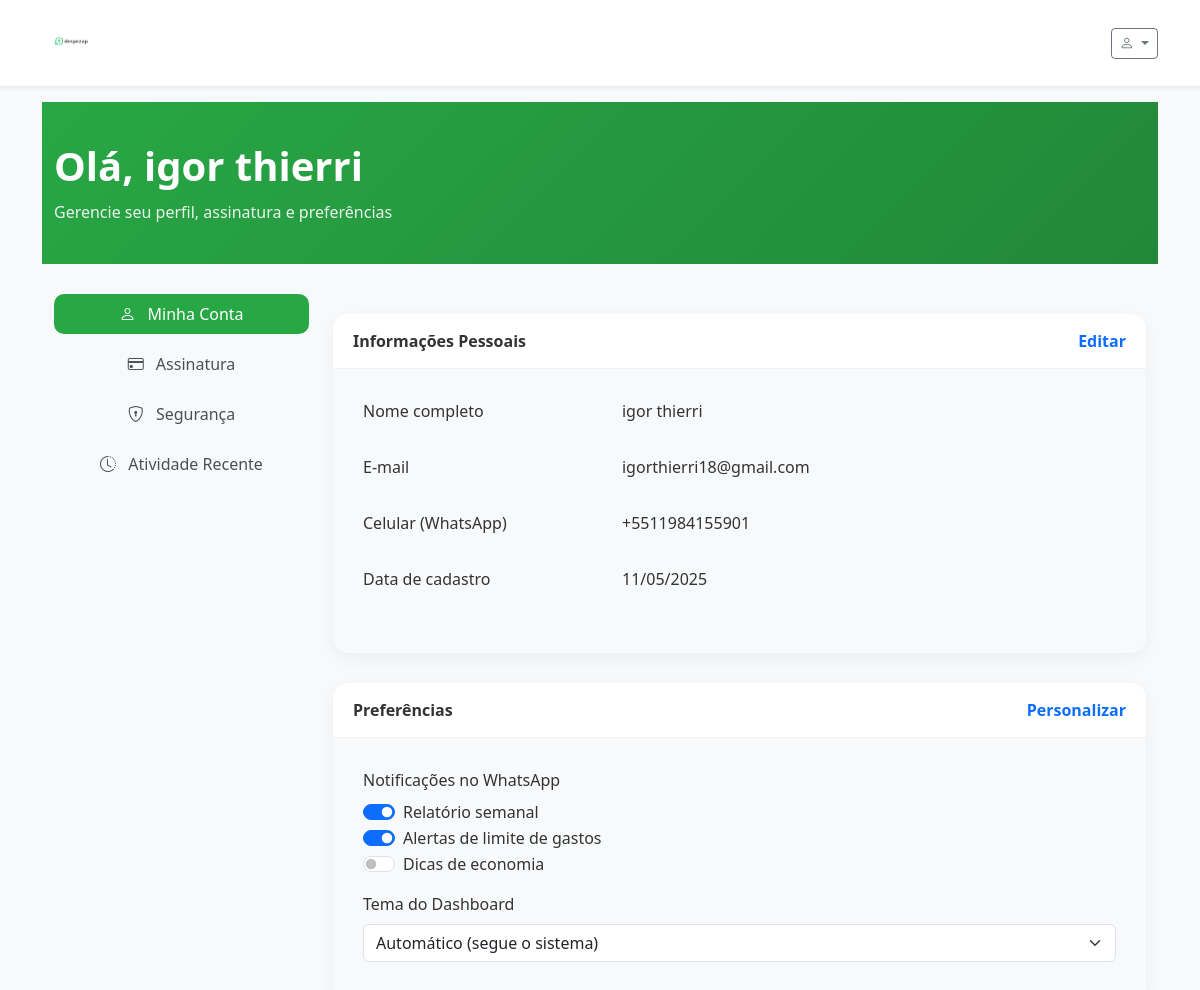
The app's page /perfil (signed in) with its own data.
### tables this page shows
CREATE TABLE usuarios (
        id INTEGER PRIMARY KEY AUTOINCREMENT,
        celular TEXT UNIQUE,
        nome TEXT,
        email TEXT UNIQUE,
        senha TEXT,
        data_criacao TEXT,
        ultimo_acesso TEXT,
        plano TEXT DEFAULT 'gratuito',
        data_assinatura TEXT,
        data_vencimento TEXT,
        ativo INTEGER DEFAULT 1
    );

### rotas/web_rotas.py (the view)
@web_bp.route('/perfil', methods=['GET'])
@login_required
def perfil():
    from config import Config
    usuario_id = session.get('usuario_id')
    usuario_model = Usuario(Config.DATABASE)
    usuario = usuario_model.buscar_por_id(usuario_id)
    if not usuario:
        flash('Usuário não encontrado.', 'error')
        return redirect(url_for('web.logout'))
    if usuario.get('data_criacao'):
        data_criacao = datetime.strptime(usuario['data_criacao'], "%Y-%m-%d %H:%M:%S")
        usuario['data_criacao'] = data_criacao.strftime("%d/%m/%Y")
    return render_template(
        'perfil.html',
        app_name=Config.APP_NAME,
        usuario=usuario
    )

### app.py (called while the page is built)
@app.context_processor
def inject_today():
    return {'today': datetime.now()}

### database/models.py (called while the page is built)
    def buscar_por_id(self, usuario_id):
        conn = sqlite3.connect(self.db_path)
        conn.row_factory = sqlite3.Row
        cursor = conn.cursor()
        cursor.execute("SELECT * FROM usuarios WHERE id = ?", (usuario_id,))
        usuario = cursor.fetchone()
        conn.close()
        return dict(usuario) if usuario else None

### rotas/web_rotas.py (called while the page is built)
def login_required(f):
    @wraps(f)
    def decorated_function(*args, **kwargs):
        if 'usuario_id' not in session:
            return redirect(url_for('web.login', next=request.url))
        return f(*args, **kwargs)
    return decorated_function

### templates/perfil.html (shortened to what this page needs)
{% extends 'base.html' %}
{% block content %}
<div class="profile-header">
    <div class="container">
        <h1>Olá, {{ usuario.nome }}</h1>
        <p>Gerencie seu perfil, assinatura e preferências</p>
    </div>
</div>
<div class="container">
    <div class="row">
        <div class="col-md-3">
            <div class="nav flex-column nav-pills" id="profile-tabs" role="tablist">
                <button class="nav-link active" id="account-tab" data-bs-toggle="pill" data-bs-target="#account" type="button" role="tab">
                    <i class="bi bi-person me-2"></i> Minha Conta
                </button>
                <button class="nav-link" id="subscription-tab" data-bs-toggle="pill" data-bs-target="#subscription" type="button" role="tab">
                    <i class="bi bi-credit-card me-2"></i> Assinatura
                </button>
                <button class="nav-link" id="security-tab" data-bs-toggle="pill" data-bs-target="#security" type="button" role="tab">
                    <i class="bi bi-shield-lock me-2"></i> Segurança
                </button>
                <button class="nav-link" id="activity-tab" data-bs-toggle="pill" data-bs-target="#activity" type="button" role="tab">
                    <i class="bi bi-clock-history me-2"></i> Atividade Recente
                </button>
            </div>
        </div>
        <div class="col-md-9">
            <div class="tab-content" id="profile-tabsContent">
                <div class="tab-pane fade show active" id="account" role="tabpanel" aria-labelledby="account-tab">
                    <div class="profile-card">
                        <div class="card-header">
                            <span>Informações Pessoais</span>
                            <a href="#" class="text-decoration-none" id="btn-editar-perfil">Editar</a>
                        </div>
                        <div class="card-body">
                            <div id="perfil-info">
                                <div class="row mb-3">
                                    <div class="col-md-4">
                                        <p class="form-label">Nome completo</p>
                                    </div>
                                    <div class="col-md-8">
                                        <p>{{ usuario.nome }}</p>
                                    </div>
                                </div>
                                <div class="row mb-3">
                                    <div class="col-md-4">
                                        <p class="form-label">E-mail</p>
                                    </div>
                                    <div class="col-md-8">
                                        <p>{{ usuario.email }}</p>
                                    </div>
                                </div>
                                <div class="row mb-3">
                                    <div class="col-md-4">
                                        <p class="form-label">Celular (WhatsApp)</p>
                                    </div>
                                    <div class="col-md-8">
                                        <p>{{ usuario.celular }}</p>
                                    </div>
                                </div>
                                <div class="row mb-3">
                                    <div class="col-md-4">
                                        <p class="form-label">Data de cadastro</p>
                                    </div>
                                    <div class="col-md-8">
                                        <p>{{ usuario.data_criacao | default('01/01/2023') }}</p>
                                    </div>
                                </div>
                            </div>
                        </div>
                    </div>
                    <div class="profile-card">
                        <div class="card-header">
                            <span>Preferências</span>
                            <a href="#" class="text-decoration-none">Personalizar</a>
                        </div>
                        <div class="card-body">
                            <div class="mb-3">
                                <label class="form-label">Notificações no WhatsApp</label>
                                <div class="form-check form-switch">
                                    <input class="form-check-input" type="checkbox" id="notificacao-relatorio" checked>
                                    <label class="form-check-label" for="notificacao-relatorio">Relatório semanal</label>
                                </div>
                                <div class="form-check form-switch">
                                    <input class="form-check-input" type="checkbox" id="notificacao-limite" checked>
                                    <label class="form-check-label" for="notificacao-limite">Alertas de limite de gastos</label>
                                </div>
                                <div class="form-check form-switch">
                                    <input class="form-check-input" type="checkbox" id="notificacao-dicas">
                                    <label class="form-check-label" for="notificacao-dicas">Dicas de economia</label>
                                </div>
                            </div>
                            <div class="mb-3">
                                <label class="form-label">Tema do Dashboard</label>
                                <select class="form-select">
                                    <option selected>Automático (segue o sistema)</option>
                                </select>
                            </div>
                        </div>
                    </div>
                </div>
            </div>
        </div>
    </div>
</div>
{% endblock %}

### records on screen
usuarios: nome "igor thierri", email "igorthierri18@gmail.com", celular "+5511984155901", data_criacao "11/05/2025"
